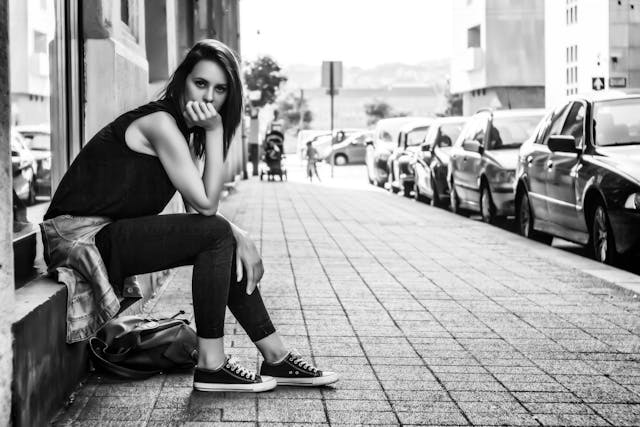
#> input picture bw-1.jpg, 640 x 427 px
$ jupyter execute --allow-errors Photo_Colorization.ipynb   (shell and % lines are left out)
#> lines starting #> are read from the running program, lines starting #| are printed output that depends on the picture
# Image Colorization using AI

# Install Libraries

[cell 1]
import cv2
from modelscope.outputs import OutputKeys
from modelscope.pipelines import pipeline
from modelscope.utils.constant import Tasks
import matplotlib.pyplot as plt

## Load image colorization model

#> (a cell that did not finish here is left out)

## Load images

[cell 3]
img1 = cv2.cvtColor(cv2.imread("bw-1.jpg"), cv2.COLOR_BGR2RGB)
#> img1 is the input picture: shape (427, 640, 3); min 0, max 255, mean 156.1
img2 = cv2.cvtColor(cv2.imread("bw-2.jfif"), cv2.COLOR_BGR2RGB)
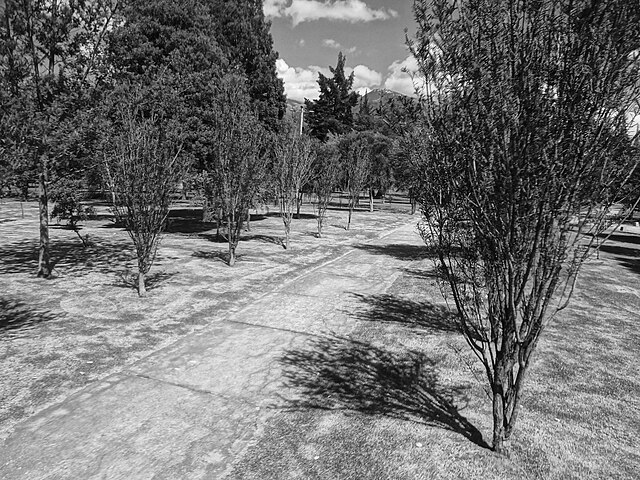
#> input picture bw-2.jfif, 640 x 480 px
#> img2 is the input picture: shape (480, 640, 3); min 0, max 255, mean 114.2
img3 = cv2.cvtColor(cv2.imread("bw-3.jpg"), cv2.COLOR_BGR2RGB)
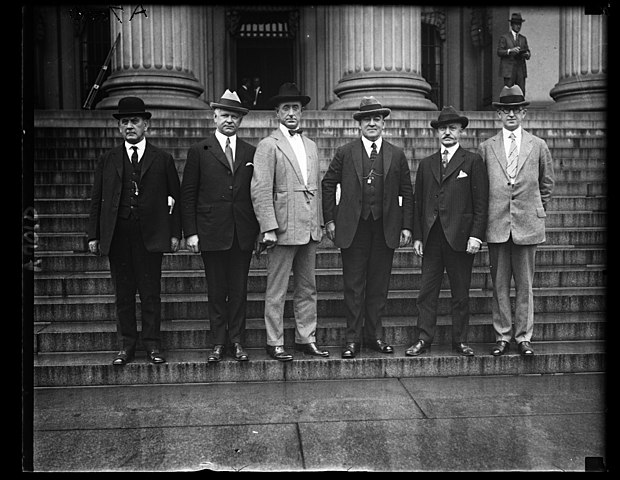
#> input picture bw-3.jpg, 620 x 480 px
#> img3 is the input picture: shape (480, 620, 3); min 0, max 255, mean 69.8

### Display input images

[cell 4]
# Create a figure with 1 row and 3 columns
fig, axes = plt.subplots(1, 3, figsize=(15, 5))

# Display images in the subplots
axes[0].imshow(img1)
axes[0].axis('off')  # Hide axes

axes[1].imshow(img2)
axes[1].axis('off')

axes[2].imshow(img3)
axes[2].axis('off')

# Adjust layout and show the plot
plt.tight_layout()
plt.show()
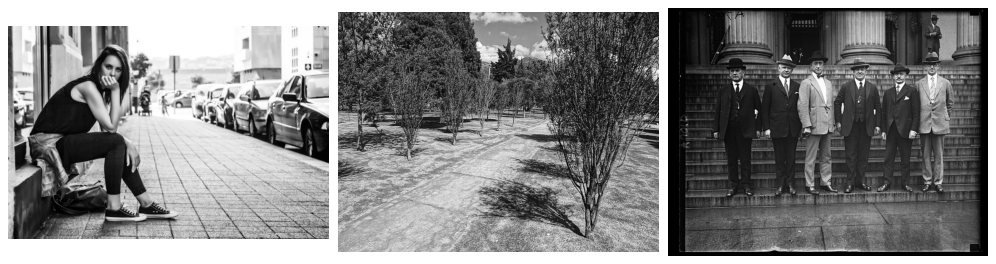
#> figure drawn by matplotlib, 3 panels
